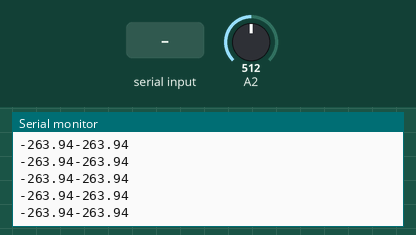
The sketch below on a simulated Arduino Uno, built with avr-gcc and run on an emulated ATmega328P. Shown: the last lines printed to the serial monitor. The test bench sets the inputs (shaded band); at power-on: A2 = 512.

Above: at 1.2 s.
1.3 s: A2 set to 0
At 1.56 s:
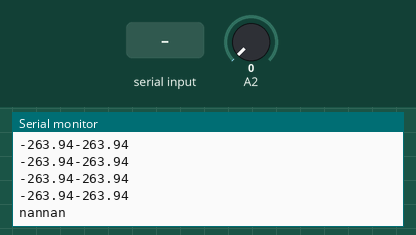
3.3 s: "90,45\n" received over Serial
At 4.6 s:
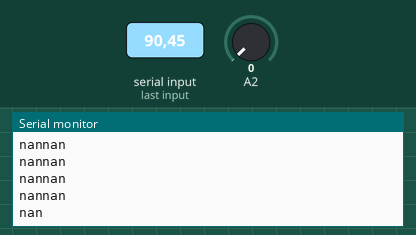
6.3 s: A2 set to 122
At 6.37 s:
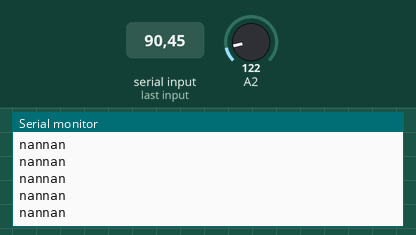
7.8 s: "30,150\n" received over Serial
At 9.0 s:
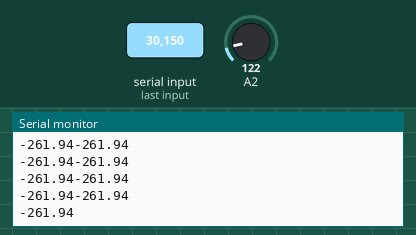

The sketch:

_2.ino
```cpp
#include <math.h>
int sinir;
void setup() {
  pinMode(A1,INPUT);
  Serial.begin(9600);
}

void loop() {
 int deger;
 float sicaklik;
 deger=analogRead(A2);
 sicaklik=termistor(deger);
 Serial.print(sicaklik);
 if(Serial.available()>0)
 {
  if(Serial.read()!=0){
  sinir=Serial.parseInt();}
 }
 Serial.println(sicaklik);
 if(sicaklik>sinir)
 {
  Serial.println("ASFA");
 }
 delay(200);
}

float termistor(int analogOkuma)
{
  float sicaklik;
  sicaklik=log(((10240000/analogOkuma)-10000));
  //sicaklik=1/(0.001129148+(0.000234125+(0.0000000876741*sicaklik*sicaklik))*sicaklik);
  sicaklik=sicaklik-273.15;
  return sicaklik;
  delay(150);
}
```

Measured:
- after the input at 1.3 s, the serial monitor: prints a new line after 0.11 s (image 1)
- after the input at 3.3 s, the serial monitor: prints a new line after 0.51 s (image 2)
- after the input at 7.8 s, the serial monitor: prints a new line after 0.43 s (image 4)
